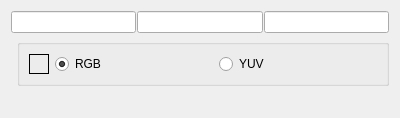
<?xml version="1.0" encoding="UTF-8"?>
<ui version="4.0">
 <class>Pipette</class>
 <widget class="QDialog" name="Pipette">
  <property name="geometry">
   <rect>
    <x>0</x>
    <y>0</y>
    <width>400</width>
    <height>118</height>
   </rect>
  </property>
  <property name="windowTitle">
   <string>Pipette</string>
  </property>
  <layout class="QFormLayout" name="formLayout">
   <item row="0" column="0" colspan="2">
    <layout class="QHBoxLayout" name="horizontalLayout">
     <property name="spacing">
      <number>1</number>
     </property>
     <item>
      <widget class="QLineEdit" name="line1">
       <property name="acceptDrops">
        <bool>false</bool>
       </property>
       <property name="maxLength">
        <number>3</number>
       </property>
       <property name="readOnly">
        <bool>true</bool>
       </property>
      </widget>
     </item>
     <item>
      <widget class="QLineEdit" name="line2">
       <property name="acceptDrops">
        <bool>false</bool>
       </property>
       <property name="maxLength">
        <number>3</number>
       </property>
       <property name="readOnly">
        <bool>true</bool>
       </property>
      </widget>
     </item>
     <item>
      <widget class="QLineEdit" name="line3">
       <property name="acceptDrops">
        <bool>false</bool>
       </property>
       <property name="maxLength">
        <number>3</number>
       </property>
       <property name="readOnly">
        <bool>true</bool>
       </property>
      </widget>
     </item>
    </layout>
   </item>
   <item row="4" column="1">
    <widget class="QGroupBox" name="horizontalGroupBox_2">
     <layout class="QHBoxLayout" name="horizontalLayout_2" stretch="0,0,0">
      <item>
       <widget class="QLabel" name="color">
        <property name="maximumSize">
         <size>
          <width>20</width>
          <height>20</height>
         </size>
        </property>
        <property name="frameShape">
         <enum>QFrame::Box</enum>
        </property>
        <property name="text">
         <string/>
        </property>
       </widget>
      </item>
      <item>
       <widget class="QRadioButton" name="RGB">
        <property name="text">
         <string>RGB</string>
        </property>
        <property name="checked">
         <bool>true</bool>
        </property>
       </widget>
      </item>
      <item>
       <widget class="QRadioButton" name="YUV">
        <property name="text">
         <string>YUV</string>
        </property>
       </widget>
      </item>
     </layout>
    </widget>
   </item>
  </layout>
 </widget>
 <resources/>
 <connections/>
</ui>
